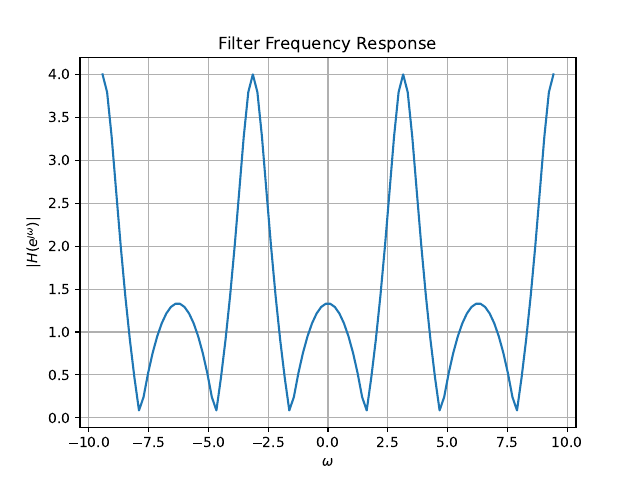

Write the Python code that produced this figure.
import numpy as np
import matplotlib.pyplot as plt

#DTFT
def H(z):
	num = np.polyval([1,0,1],z**(-1))
	den = np.polyval([0.5,1],z**(-1))
	H = num/den
	return H

#Input and Output
omega = np.linspace(-3*np.pi,3*np.pi,int(1e2))

plt.plot(omega, abs(H(np.exp(1j*omega))))
plt.title('Filter Frequency Response')
plt.xlabel('$\omega$')
plt.ylabel('$|H(e^{\jmath\omega})| $')
plt.grid()
plt.savefig('dtft.pdf')
plt.show()